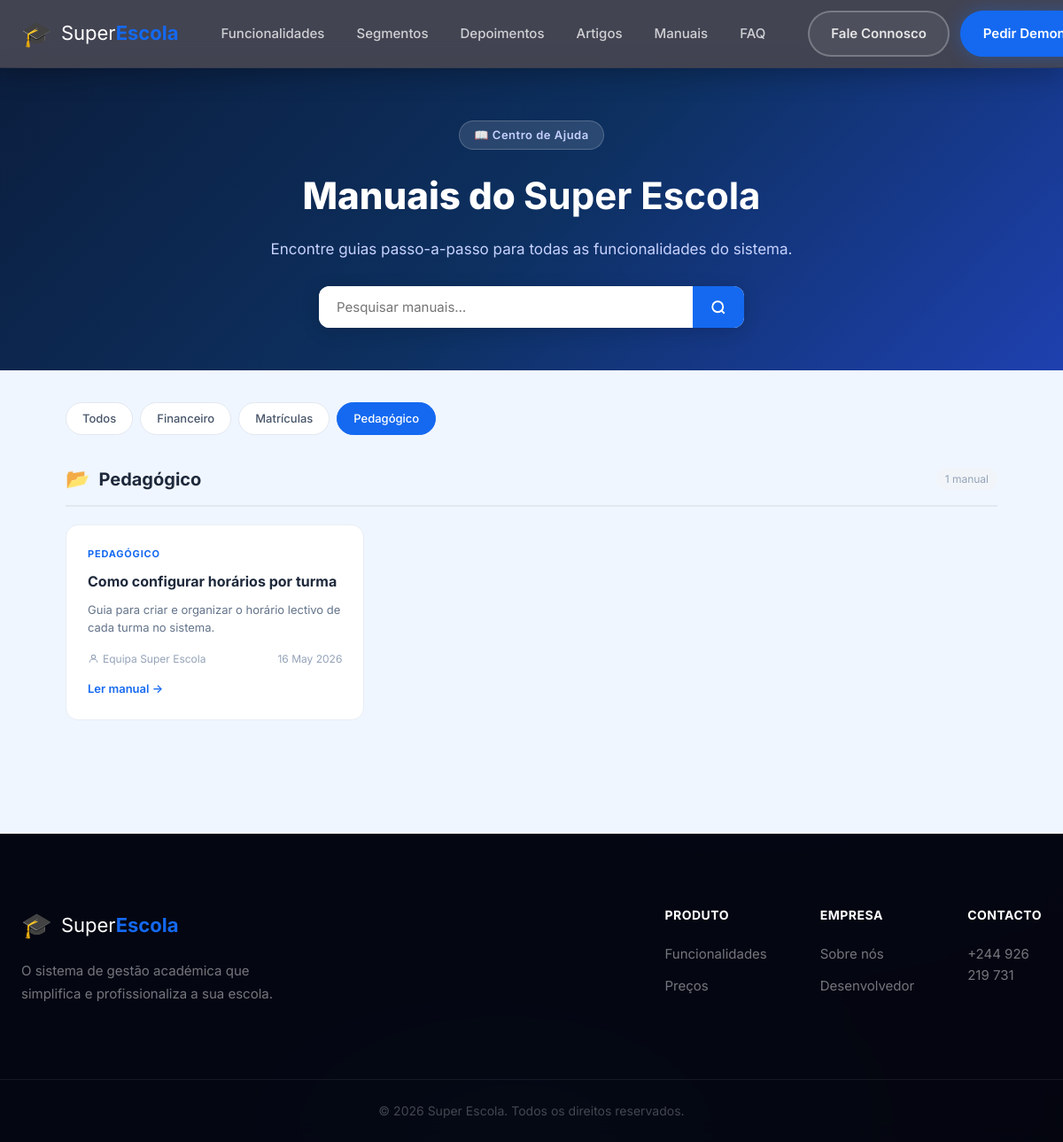
Screenshot of /manuais/?cat=Pedagógico with the database file from the repository.
### core/models.py (models this page shows, shortened)
class Manual(models.Model):
    titulo = models.TextField()
    categoria = models.TextField(default='Geral')
    resumo = models.TextField(blank=True, default='')
    intro = models.TextField(blank=True, default='')
    passos = models.TextField(blank=True, default='[]')
    conteudo = models.TextField(blank=True, default='')
    imagem_url = models.TextField(blank=True, default='')
    autor = models.TextField(default='Equipa Super Escola')
    publicado_em = models.DateTimeField(auto_now_add=True)
    ativo = models.IntegerField(default=1)
    class Meta:
        db_table = 'manuais'
        ordering = ['-publicado_em']
    def resumo_curto(self):
        return self.resumo[:130] if self.resumo else ''

### core/views.py (the view)
# urls.py: path('manuais/', views.manuais_list, name='manuais'),
def manuais_list(request):
    busca = request.GET.get('q', '').strip()
    cat_filter = request.GET.get('cat', '').strip()
    qs = Manual.objects.filter(ativo=1)
    if busca:
        qs = qs.filter(titulo__icontains=busca) | Manual.objects.filter(ativo=1, resumo__icontains=busca)
    if cat_filter:
        qs = qs.filter(categoria=cat_filter)
    todos_manuais = qs.order_by('categoria', '-publicado_em')
    categorias_disponiveis = list(Manual.objects.filter(ativo=1).values_list('categoria', flat=True).distinct().order_by('categoria'))
    grupos = {}
    for m in todos_manuais:
        grupos.setdefault(m.categoria, []).append(m)
    recentes = Manual.objects.filter(ativo=1).order_by('-publicado_em')[:5]
    return render(request, 'manuais.html', {
        'grupos': grupos,
        'categorias': categorias_disponiveis,
        'recentes': recentes,
        'busca': busca,
        'cat_filter': cat_filter,
        'total': todos_manuais.count(),
    })

### core/templates/manuais.html (shortened to what this page needs)
{% extends "base.html" %}
{% load static %}
{% block body %}
<header class="header scrolled" id="header">
  <div class="container header-inner">
    <a href="/" class="logo"><span class="logo-icon">🎓</span><span class="logo-text">Super<strong>Escola</strong></span></a>
    <nav class="nav" id="nav">
      <a href="/#funcionalidades" class="nav-link">Funcionalidades</a>
      <a href="/#segmentos" class="nav-link">Segmentos</a>
      <a href="/#depoimentos" class="nav-link">Depoimentos</a>
      <a href="/#artigos" class="nav-link">Artigos</a>
      <a href="/manuais/" class="nav-link" style="color:var(--primary)">Manuais</a>
      <a href="/#faq" class="nav-link">FAQ</a>
    </nav>
    <div class="header-actions">
      <a href="https://wa.me/244926219731?text=Olá!+Vim+pelo+site+e+quero+saber+mais+sobre+o+Super+Escola." class="btn btn-outline" target="_blank">Fale Connosco</a>
      <a href="https://wa.me/244926219731?text=Olá!+Quero+uma+demonstração+do+Super+Escola." class="btn btn-primary" target="_blank">Pedir Demonstração</a>
    </div>
  </div>
</header>
<main class="manuais-page">
  <div class="manuais-hero">
    <div class="container">
      <div class="manuais-hero-inner">
        <span class="manuais-badge">📖 Centro de Ajuda</span>
        <h1>Manuais do <strong>Super Escola</strong></h1>
        <p>Encontre guias passo-a-passo para todas as funcionalidades do sistema.</p>
        <form method="get" action="/manuais/" class="manuais-search-form">
          <input type="text" name="q" value="{{ busca }}" placeholder="Pesquisar manuais…" class="manuais-search-input">
          <button type="submit" class="manuais-search-btn">
            <svg width="18" height="18" fill="none" stroke="currentColor" stroke-width="2.5" viewBox="0 0 24 24"><circle cx="11" cy="11" r="8"/><path d="m21 21-4.35-4.35"/></svg>
          </button>
        </form>
      </div>
    </div>
  </div>
  <div class="container manuais-body">
    {% if categorias %}
    <div class="manuais-cats-bar">
      <a href="/manuais/" class="mcat-pill {% if not cat_filter %}active{% endif %}">Todos</a>
      {% for cat in categorias %}
      <a href="/manuais/?cat={{ cat|urlencode }}" class="mcat-pill {% if cat_filter == cat %}active{% endif %}">{{ cat }}</a>
      {% endfor %}
    </div>
    {% endif %}
    {% if grupos %}
      {% for categoria, lista in grupos.items %}
      <section class="manuais-group">
        <div class="manuais-group-header">
          <span class="mgrupo-icon">📂</span>
          <h2 class="mgrupo-titulo">{{ categoria }}</h2>
          <span class="mgrupo-count">{{ lista|length }} manual{{ lista|length|pluralize:"is" }}</span>
        </div>
        <div class="manuais-grid">
          {% for m in lista %}
          <a href="{% url 'manual_detail' m.id %}" class="manual-card">
            <div class="mcard-cat-tag">{{ m.categoria }}</div>
            <h3 class="mcard-titulo">{{ m.titulo }}</h3>
            {% if m.resumo %}
            <p class="mcard-resumo">{{ m.resumo_curto }}</p>
            {% endif %}
            <div class="mcard-footer">
              <span class="mcard-autor">
                <svg width="13" height="13" fill="none" stroke="currentColor" stroke-width="2" viewBox="0 0 24 24"><circle cx="12" cy="8" r="4"/><path d="M4 20c0-4 3.6-7 8-7s8 3 8 7"/></svg>
                {{ m.autor }}
              </span>
              <span class="mcard-data">{{ m.publicado_em|date:"d M Y" }}</span>
            </div>
            <span class="mcard-ler">Ler manual →</span>
          </a>
          {% endfor %}
        </div>
      </section>
      {% endfor %}
    {% endif %}
  </div>
</main>
<footer class="footer">
  <div class="container footer-inner">
    <div class="footer-brand">
      <a href="/" class="logo"><span class="logo-icon">🎓</span><span class="logo-text">Super<strong>Escola</strong></span></a>
      <p>O sistema de gestão académica que simplifica e profissionaliza a sua escola.</p>
    </div>
    <div class="footer-links">
      <div class="footer-col"><h4>Produto</h4><a href="/#funcionalidades">Funcionalidades</a><a href="/#precos">Preços</a></div>
      <div class="footer-col"><h4>Empresa</h4><a href="{% url 'empresa' %}">Sobre nós</a><a href="{% url 'cv' %}">Desenvolvedor</a></div>
      <div class="footer-col"><h4>Contacto</h4><a href="https://wa.me/244926219731" target="_blank">+244 926 219 731</a></div>
    </div>
  </div>
  <div class="footer-bottom">
    <div class="container"><p>© {% now "Y" %} Super Escola. Todos os direitos reservados.</p></div>
  </div>
</footer>
{% endblock %}

### core/static/css/glass.css (style rules this page uses)
:root { --glass-bg: rgba(255,255,255,0.07); --glass-border: rgba(255,255,255,0.13); --glass-blur: blur(18px); --glow-primary: rgba(20,105,240,0.45); --glow-cyan: rgba(6,182,212,0.35); --glow-pink: rgba(6,194,212,0.3); --page-bg: #060e1c; }
html { background: var(--page-bg); }
body { background: transparent; color: #e2e8f0; position: relative; overflow-x: hidden; }
body::before { content: ''; position: fixed; inset: 0; z-index: -2; background: radial-gradient(ellipse 80vw 60vh at 10% 20%, rgba(20,105,240,0.22) 0%, transparent 60%), radial-gradient(ellipse 60vw 50vh at 90% 10%, rgba(6,182,212,0.18) 0%, transparent 55%), radial-gradient(ellipse 70vw 60vh at 50% 100%, rgba(6,194,212,0.15) 0%, transparent 55%), radial-gradient(ellipse 90vw 80vh at 80% 60%, rgba(20,105,240,0.12) 0%, transparent 60%), linear-gradient(135deg, #060e1c 0%, #0b1a34 40%, #070f20 100%); }
body::after { content: ''; position: fixed; width: 600px; height: 600px; background: radial-gradient(circle, rgba(20,105,240,0.18) 0%, transparent 70%); border-radius: 50%; top: -200px; right: -200px; z-index: -1; animation: orbFloat 12s ease-in-out infinite alternate; pointer-events: none; }
.header { background: rgba(8,8,24,0.4) !important; backdrop-filter: blur(24px) !important; -webkit-backdrop-filter: blur(24px) !important; border-bottom: 1px solid rgba(255,255,255,0.07) !important; box-shadow: 0 4px 32px rgba(0,0,0,0.3) !important; }
.header.scrolled { background: rgba(8,8,24,0.75) !important; border-bottom-color: rgba(255,255,255,0.1) !important; }
.logo { color: #fff !important; }
.header.scrolled .logo { color: #fff !important; }
.nav-link { color: rgba(255,255,255,0.75) !important; }
.header.scrolled .nav-link { color: rgba(255,255,255,0.75) !important; }
.header-actions .btn-outline, .header.scrolled .header-actions .btn-outline { color: rgba(255,255,255,0.85) !important; border-color: rgba(255,255,255,0.25) !important; background: rgba(255,255,255,0.06) !important; }
.footer { background: rgba(4,4,14,0.85) !important; backdrop-filter: blur(10px) !important; border-top: 1px solid rgba(255,255,255,0.07) !important; }
.footer-bottom { border-top-color: rgba(255,255,255,0.07) !important; }
.footer-col h4 { color: #fff !important; }
.footer-col a { color: rgba(255,255,255,0.45) !important; }
.footer-bottom p { color: rgba(255,255,255,0.25) !important; }
.footer-brand p { color: rgba(255,255,255,0.45) !important; }
.btn-primary { box-shadow: 0 0 20px rgba(20,105,240,0.35) !important; }

### rows the page displays
Manual: categoria "Pedagógico", lista "1", categoria "PEDAGÓGICO", titulo "Como configurar horários por turma", resumo_curto "Guia para criar e organizar o horário lectivo de cada turma no sistema.", autor "Equipa Super Escola", publicado_em "16 May 2026"

### other values shown
{{ cat }} "Financeiro" "Matrículas" "Pedagógico"
